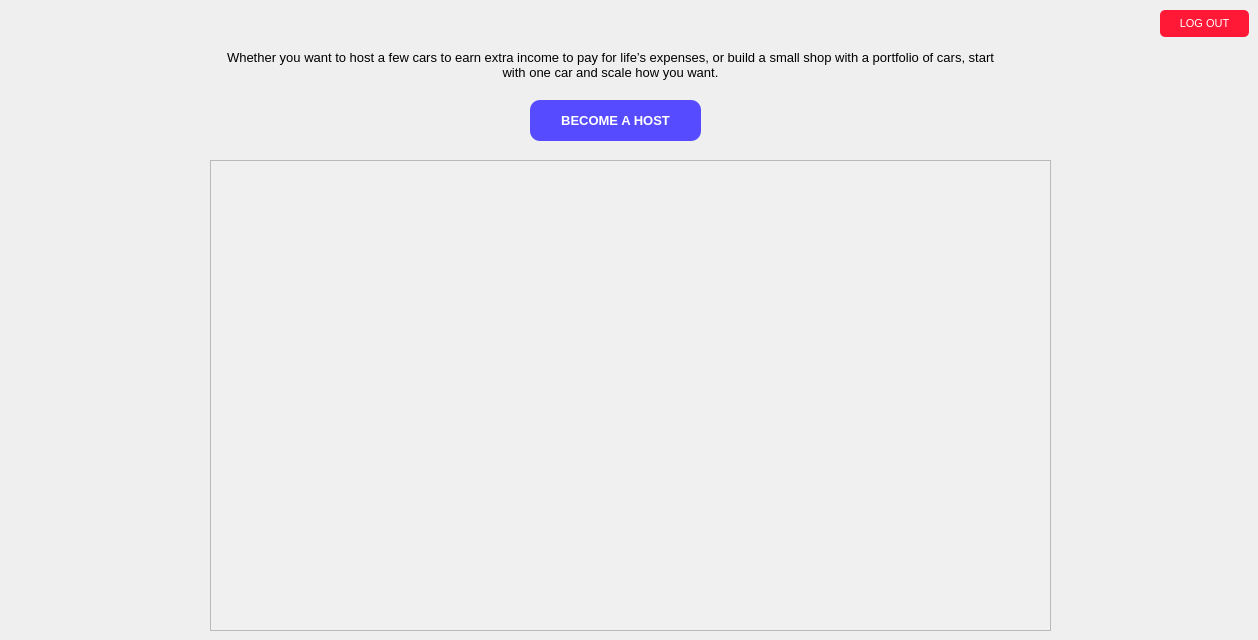
    <widget class="QWidget" name="page_4">
     <widget class="QLabel" name="label_44">
      <property name="geometry">
       <rect>
        <x>220</x>
        <y>30</y>
        <width>781</width>
        <height>71</height>
       </rect>
      </property>
      <property name="font">
       <font>
        <family>Yu Gothic UI</family>
        <pointsize>11</pointsize>
       </font>
      </property>
      <property name="text">
       <string>&lt;html&gt;&lt;head/&gt;&lt;body&gt;&lt;p align=&quot;center&quot;&gt;&lt;span style=&quot; font-size:10pt;&quot;&gt;Whether you want to host a few cars to earn extra income to pay for life’s expenses, or build a small shop with a portfolio of cars, start with one car and scale how you want.&lt;/span&gt;&lt;/p&gt;&lt;/body&gt;&lt;/html&gt;</string>
      </property>
      <property name="wordWrap">
       <bool>true</bool>
      </property>
     </widget>
     <widget class="QPushButton" name="host_button">
      <property name="geometry">
       <rect>
        <x>530</x>
        <y>100</y>
        <width>171</width>
        <height>41</height>
       </rect>
      </property>
      <property name="font">
       <font>
        <family>Yu Gothic UI</family>
        <pointsize>10</pointsize>
        <weight>75</weight>
        <bold>true</bold>
       </font>
      </property>
      <property name="styleSheet">
       <string notr="true">QPushButton {		
	background-color: rgb(87, 75, 255);
	border-radius: 10px;
	color: white
}

QPushButton:hover {
	background-color: rgb(139, 135, 255);
	color: white
}</string>
      </property>
      <property name="text">
       <string>BECOME A HOST</string>
      </property>
     </widget>
     <widget class="QPushButton" name="logout_button">
      <property name="geometry">
       <rect>
        <x>1160</x>
        <y>10</y>
        <width>89</width>
        <height>27</height>
       </rect>
      </property>
      <property name="font">
       <font>
        <family>Yu Gothic UI</family>
        <pointsize>8</pointsize>
       </font>
      </property>
      <property name="styleSheet">
       <string notr="true">QPushButton {		
	background-color: rgb(255, 25, 55);
	border-radius: 5px;
	color: white
}

QPushButton:hover {
	background-color: rgb(255, 107, 122);
	color: white
}</string>
      </property>
      <property name="text">
       <string>LOG OUT</string>
      </property>
     </widget>
     <widget class="QFrame" name="car_list_frame">
      <property name="geometry">
       <rect>
        <x>210</x>
        <y>160</y>
        <width>841</width>
        <height>471</height>
       </rect>
      </property>
      <property name="styleSheet">
       <string notr="true">background-color: rgb(240, 240, 240);</string>
      </property>
      <property name="frameShape">
       <enum>QFrame::StyledPanel</enum>
      </property>
      <property name="frameShadow">
       <enum>QFrame::Raised</enum>
      </property>
     </widget>
    </widget>
